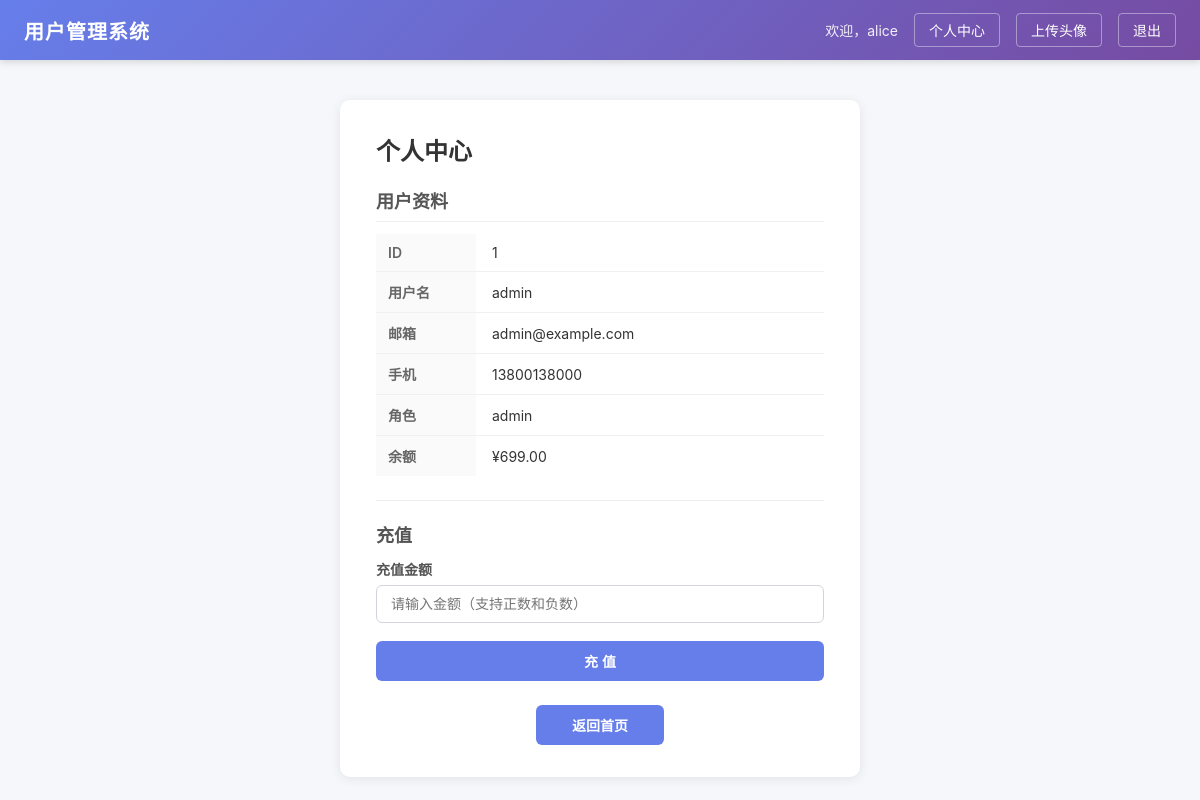
The page /profile?user_id=1 (signed in) on the database its author committed.
### tables this page shows
CREATE TABLE users (
        id INTEGER PRIMARY KEY AUTOINCREMENT,
        username TEXT UNIQUE NOT NULL,
        password TEXT NOT NULL,
        email TEXT,
        phone TEXT,
        balance REAL DEFAULT 0,
        role TEXT DEFAULT 'user'
    );

### app.py (the view)
@app.route("/profile", methods=["GET"])
def profile():
    if "username" not in session:
        return redirect(url_for("login"))
    user_id = request.args.get("user_id")
    if not user_id:
        return "缺少 user_id 参数", 400
    user_info = _get_user_by_id(user_id)
    if not user_info:
        return "用户不存在", 404
    return render_template("profile.html", user=user_info)

### app.py (called while the page is built)
def _get_user_by_id(user_id):
    try:
        uid = int(user_id)
    except (ValueError, TypeError):
        return None
    try:
        conn = sqlite3.connect(DB_PATH)
        c = conn.cursor()
        c.execute("SELECT id, username, email, phone, balance, role FROM users WHERE id = ?", (uid,))
        row = c.fetchone()
        conn.close()
        if row:
            return {
                "id": row[0],
                "username": row[1],
                "email": row[2],
                "phone": row[3],
                "balance": row[4],
                "role": row[5],
            }
    except:
        pass
    return None

def _generate_csrf_token():
    if "_csrf_token" not in session:
        session["_csrf_token"] = secrets.token_hex(32)
    return session["_csrf_token"]

@app.before_request
def _refresh_session():
    if session.get("username"):
        session.permanent = True

### templates/profile.html (shortened to what this page needs)
{% extends "base.html" %}
{% block content %}
<div class="card profile-card">
    <h2>个人中心</h2>
    <div class="user-info">
        <h3>用户资料</h3>
        <table class="info-table">
            <tr>
                <td class="info-label">ID</td>
                <td class="info-value">{{ user.id }}</td>
            </tr>
            <tr>
                <td class="info-label">用户名</td>
                <td class="info-value">{{ user.username }}</td>
            </tr>
            <tr>
                <td class="info-label">邮箱</td>
                <td class="info-value">{{ user.email }}</td>
            </tr>
            <tr>
                <td class="info-label">手机</td>
                <td class="info-value">{{ user.phone }}</td>
            </tr>
            <tr>
                <td class="info-label">角色</td>
                <td class="info-value">{{ user.role }}</td>
            </tr>
            <tr>
                <td class="info-label">余额</td>
                <td class="info-value">¥{{ "%.2f"|format(user.balance) }}</td>
            </tr>
        </table>
    </div>
    <div class="recharge-section">
        <h3>充值</h3>
        <form method="post" action="/recharge" class="recharge-form">
            <div class="form-group">
                <label for="amount">充值金额</label>
                <input type="text" id="amount" name="amount" placeholder="请输入金额（支持正数和负数）" class="recharge-input">
            </div>
            <div class="form-group">
                <button type="submit" class="btn btn-primary">充 值</button>
            </div>
        </form>
    </div>
    <div class="action-row">
        <a href="/" class="btn btn-primary" style="width:auto;padding:10px 36px;">返回首页</a>
    </div>
</div>
{% endblock %}

### static/css/style.css (style rules this page uses)
* { margin: 0; padding: 0; box-sizing: border-box; }
body { font-family: -apple-system, BlinkMacSystemFont, "Segoe UI", Roboto, "Helvetica Neue", Arial, sans-serif; background-color: #f5f7fa; color: #333; min-height: 100vh; }
a { text-decoration: none; color: inherit; }
.card { background: #fff; border-radius: 10px; box-shadow: 0 2px 12px rgba(0, 0, 0, 0.08); padding: 32px 36px; margin-bottom: 20px; }
.card h2 { font-size: 24px; margin-bottom: 20px; color: #333; }
.form-group { margin-bottom: 18px; }
.form-group label { display: block; font-size: 14px; font-weight: 600; margin-bottom: 6px; color: #555; }
.form-group input { width: 100%; padding: 10px 14px; border: 1px solid #d1d5db; border-radius: 6px; font-size: 14px; outline: none; transition: border-color 0.2s; }
.btn { display: inline-block; padding: 10px 22px; font-size: 14px; font-weight: 600; border: none; border-radius: 6px; cursor: pointer; text-align: center; transition: background 0.2s, opacity 0.2s; }
.btn-primary { background: #667eea; color: #fff; width: 100%; }
.user-info { margin: 16px 0; }
.user-info h3 { font-size: 18px; margin-bottom: 12px; color: #555; border-bottom: 1px solid #eee; padding-bottom: 8px; }
.info-table { width: 100%; border-collapse: collapse; }
.info-table tr { border-bottom: 1px solid #f0f0f0; }
.info-table tr:last-child { border-bottom: none; }
.info-label { width: 100px; padding: 10px 12px; font-size: 14px; font-weight: 600; color: #666; background: #fafafa; }
.info-value { padding: 10px 16px; font-size: 14px; color: #333; }
.action-row { margin-top: 24px; text-align: center; }
.profile-card { max-width: 520px; margin: 0 auto; }
.recharge-section { margin: 24px 0; padding-top: 20px; border-top: 1px solid #eee; }
.recharge-section h3 { font-size: 18px; margin-bottom: 12px; color: #555; }
.recharge-input { width: 100%; padding: 10px 14px; border: 1px solid #d1d5db; border-radius: 6px; font-size: 16px; outline: none; transition: border-color 0.2s; }

### rows shown on the page
users: id "1", username "admin", email "admin@example.com", phone "13800138000", role "admin", balance "699.00"

### other values the page prints
{{ session["username"] }} "alice"
